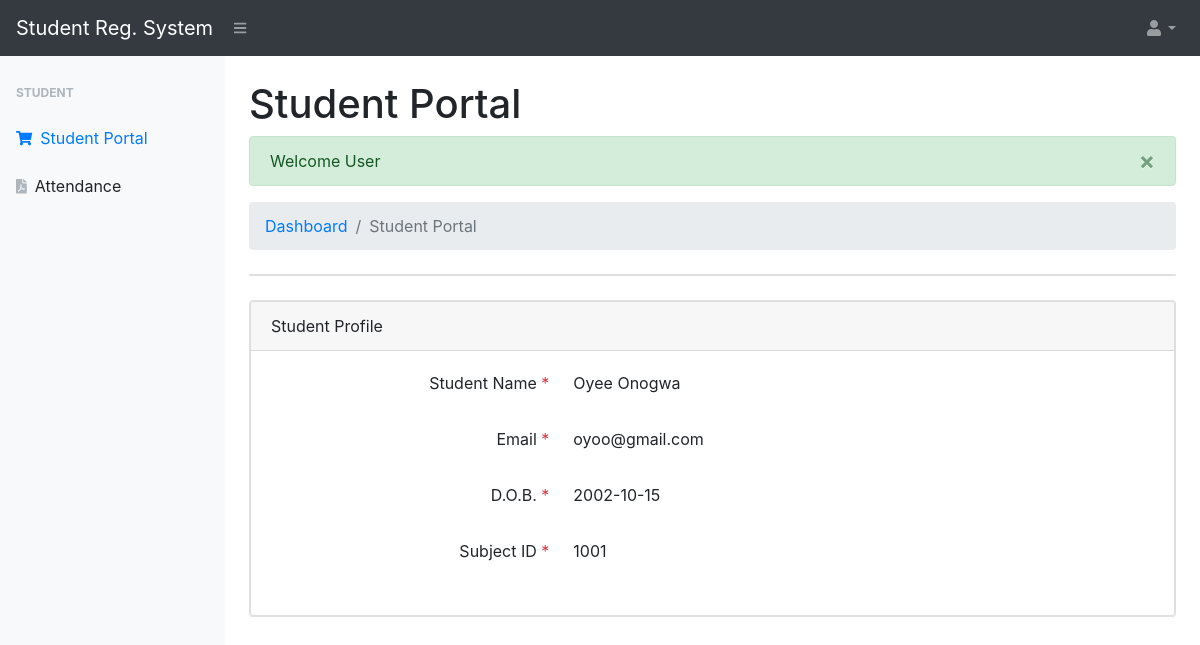
Screenshot of /dist/student/index.php (signed in) with the database file from the repository.
### tables this page shows
CREATE TABLE `student` (
  `student_id` int(11) NOT NULL,
  `student_name` varchar(60) NOT NULL,
  `email` varchar(60) NOT NULL,
  `dob` date NOT NULL,
  `password` varchar(60) NOT NULL,
  `subid` int(10) NOT NULL
);

### dist/student/index.php (the view, shortened to what this page needs)
?><!DOCTYPE html>
<html lang="en">
<head>
    <link href="../css/styles.css" rel="stylesheet" />
    <link href="https://cdn.datatables.net/1.10.20/css/dataTables.bootstrap4.min.css" rel="stylesheet" />
</head>
<body class="sb-nav-fixed">
<?php include 'navbar.php';?>
<div id="layoutSidenav_content">
    <main>
        <div class="container-fluid">
            <h1 class="mt-4">Student Portal</h1>
            <?php if(isset($_SESSION['success'])){ echo $_SESSION['success']; }?>
            <ol class="breadcrumb mb-4">
                <li class="breadcrumb-item"><a href="../admin/index.php">Dashboard</a></li>
                <li class="breadcrumb-item active">Student Portal</li>
            </ol>
            <div class="card mb-4">
            </div>
            <div class="card mb-4">
                <div class="card">
                    <div class="card-header">
                        Student Profile
                    </div>
                    <?php
                    include "../conn.php";
                    $sql = "SELECT * FROM student WHERE email = '" . $_SESSION['email'] . "'";
                    if($result =mysqli_query($link,$sql)){
                    while($row = mysqli_fetch_array($result)){
                    ?>
                    <div class="card-body">
                        <div class="form-group">
                            <div class="row">
                                <label class="col-md-4 text-right">Student Name <span class="text-danger">*</span></label>
                                <div class="col-md-8">
                                    <?php echo "<p>". $row['student_name'] ."</p>";?>
                                </div>
                            </div>
                        </div>
                        <div class="form-group">
                            <div class="row">
                                <label class="col-md-4 text-right">Email <span class="text-danger">*</span></label>
                                <div class="col-md-8">
                                    <?php echo "<p>". $row['email'] ."</p>";?>
                                </div>
                            </div>
                        </div>
                        <div class="form-group">
                            <div class="row">
                                <label class="col-md-4 text-right">D.O.B. <span class="text-danger">*</span></label>
                                <div class="col-md-8">
                                    <?php echo "<p>". $row['dob'] ."</p>";?>
                                </div>
                            </div>
                        </div>
                        <div class="form-group">
                            <div class="row">
                                <label class="col-md-4 text-right">Subject ID <span class="text-danger">*</span></label>
                                <div class="col-md-8">
                                    <?php echo "<p>". $row['subid'] ."</p>";?>
                                </div>
                            </div>
                        </div>
                        <?php }}?>
                    </div>
                </div>
            </div>
        </div>
</div>
</body>
</html>

### rows the page displays
student: student_name "Oyee Onogwa", email "oyoo@gmail.com", dob "2002-10-15", subid "1001"

### other values shown
$_SESSION['success'] "× Welcome User"
